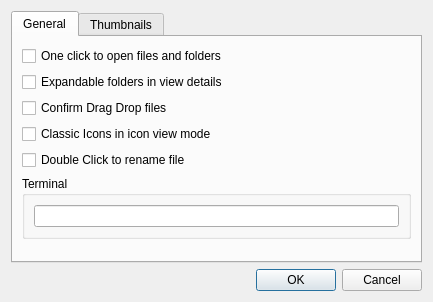
<?xml version="1.0" encoding="UTF-8"?>
<ui version="4.0">
 <class>SettingsDlg</class>
 <widget class="QDialog" name="SettingsDlg">
  <property name="geometry">
   <rect>
    <x>0</x>
    <y>0</y>
    <width>433</width>
    <height>302</height>
   </rect>
  </property>
  <property name="windowTitle">
   <string>Dialog</string>
  </property>
  <layout class="QVBoxLayout" name="verticalLayout">
   <item>
    <widget class="QTabWidget" name="tabWidget">
     <property name="currentIndex">
      <number>0</number>
     </property>
     <widget class="QWidget" name="tab">
      <attribute name="title">
       <string>General</string>
      </attribute>
      <layout class="QVBoxLayout" name="verticalLayout_2">
       <item>
        <widget class="QCheckBox" name="checkBoxSingleClick">
         <property name="text">
          <string>One click to open files and folders</string>
         </property>
        </widget>
       </item>
       <item>
        <widget class="QCheckBox" name="checkBoxExpandable">
         <property name="text">
          <string>Expandable folders in view details</string>
         </property>
        </widget>
       </item>
       <item>
        <widget class="QCheckBox" name="checkBoxConfirmDrag">
         <property name="text">
          <string>Confirm Drag Drop files</string>
         </property>
        </widget>
       </item>
       <item>
        <widget class="QCheckBox" name="checkBoxClassicIcon">
         <property name="text">
          <string>Classic Icons in icon view mode</string>
         </property>
        </widget>
       </item>
       <item>
        <widget class="QCheckBox" name="checkBoxRename">
         <property name="text">
          <string>Double Click to rename file</string>
         </property>
        </widget>
       </item>
       <item>
        <widget class="QGroupBox" name="groupBox">
         <property name="title">
          <string>Terminal</string>
         </property>
         <layout class="QHBoxLayout" name="horizontalLayout">
          <item>
           <widget class="QLineEdit" name="lineEditTerminal"/>
          </item>
         </layout>
        </widget>
       </item>
       <item>
        <spacer name="verticalSpacer">
         <property name="orientation">
          <enum>Qt::Vertical</enum>
         </property>
         <property name="sizeHint" stdset="0">
          <size>
           <width>20</width>
           <height>66</height>
          </size>
         </property>
        </spacer>
       </item>
      </layout>
     </widget>
     <widget class="QWidget" name="tab_2">
      <attribute name="title">
       <string>Thumbnails</string>
      </attribute>
      <layout class="QGridLayout" name="gridLayout">
       <item row="0" column="0">
        <widget class="QCheckBox" name="checkBoxPdfThumb">
         <property name="text">
          <string>Pdf Thumbnails &quot;require imagemagick&quot;</string>
         </property>
        </widget>
       </item>
       <item row="1" column="0">
        <widget class="QCheckBox" name="checkBoxVideoThumb">
         <property name="text">
          <string>Video Thumbnails &quot;require ffmpeg&quot;</string>
         </property>
        </widget>
       </item>
       <item row="2" column="0">
        <widget class="QLabel" name="label">
         <property name="text">
          <string>Remove Thumbnail file if original file no exist :</string>
         </property>
        </widget>
       </item>
       <item row="2" column="1">
        <widget class="QPushButton" name="pushButtonClean">
         <property name="sizePolicy">
          <sizepolicy hsizetype="Fixed" vsizetype="Fixed">
           <horstretch>0</horstretch>
           <verstretch>0</verstretch>
          </sizepolicy>
         </property>
         <property name="text">
          <string>Clean</string>
         </property>
        </widget>
       </item>
       <item row="3" column="0">
        <widget class="QLabel" name="label_2">
         <property name="text">
          <string>Remove All Thumbnails in cache :</string>
         </property>
        </widget>
       </item>
       <item row="3" column="1">
        <widget class="QPushButton" name="pushButtonRmove">
         <property name="sizePolicy">
          <sizepolicy hsizetype="Fixed" vsizetype="Fixed">
           <horstretch>0</horstretch>
           <verstretch>0</verstretch>
          </sizepolicy>
         </property>
         <property name="text">
          <string>Remove</string>
         </property>
        </widget>
       </item>
       <item row="4" column="0">
        <spacer name="verticalSpacer_2">
         <property name="orientation">
          <enum>Qt::Vertical</enum>
         </property>
         <property name="sizeHint" stdset="0">
          <size>
           <width>20</width>
           <height>40</height>
          </size>
         </property>
        </spacer>
       </item>
      </layout>
     </widget>
    </widget>
   </item>
   <item>
    <widget class="QDialogButtonBox" name="buttonBox">
     <property name="orientation">
      <enum>Qt::Horizontal</enum>
     </property>
     <property name="standardButtons">
      <set>QDialogButtonBox::Cancel|QDialogButtonBox::Ok</set>
     </property>
    </widget>
   </item>
  </layout>
 </widget>
 <resources/>
 <connections>
  <connection>
   <sender>buttonBox</sender>
   <signal>accepted()</signal>
   <receiver>SettingsDlg</receiver>
   <slot>accept()</slot>
   <hints>
    <hint type="sourcelabel">
     <x>248</x>
     <y>254</y>
    </hint>
    <hint type="destinationlabel">
     <x>157</x>
     <y>274</y>
    </hint>
   </hints>
  </connection>
  <connection>
   <sender>buttonBox</sender>
   <signal>rejected()</signal>
   <receiver>SettingsDlg</receiver>
   <slot>reject()</slot>
   <hints>
    <hint type="sourcelabel">
     <x>316</x>
     <y>260</y>
    </hint>
    <hint type="destinationlabel">
     <x>286</x>
     <y>274</y>
    </hint>
   </hints>
  </connection>
 </connections>
</ui>
